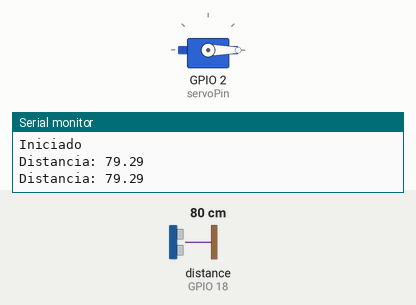
Recording of a sketch running on a simulated ESP32. Parts: servo, the last lines printed to the serial monitor. Wiring (inferred from the names in the program): ultrasonic range finder: trigger GPIO 5; echo GPIO 18. Inputs (shaded band) come from the test bench; at power-on: distance to the obstacle (sensor on GPIO 18) 80 cm. The echo pulse lasts 58.3 µs per cm.

Above: at 1.8 s.
1.9 s: distance to the obstacle (sensor on GPIO 18) set to 12 cm
3.4 s: distance to the obstacle (sensor on GPIO 18) set to 9 cm
At 4.7 s:
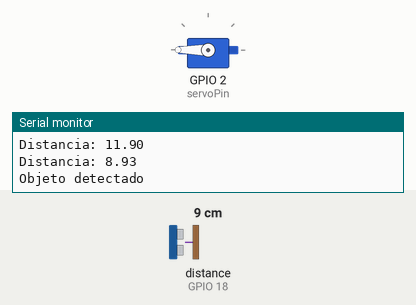
5.5 s: distance to the obstacle (sensor on GPIO 18) set to 18 cm
At 6.4 s:
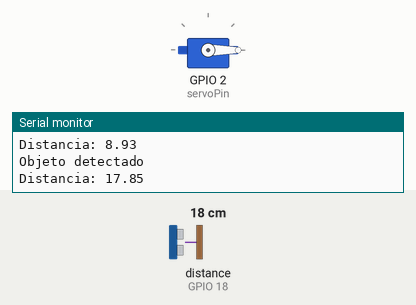
7.5 s: distance to the obstacle (sensor on GPIO 18) set to 2 cm
At 9.2 s:
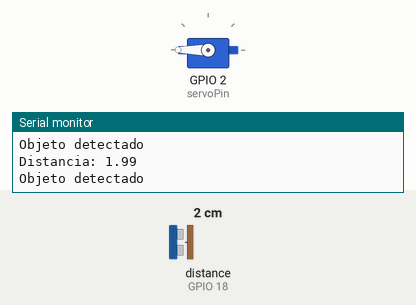
Timing chart, 0 to 10.5 s (numbered marks = the images above; inputs shaded):
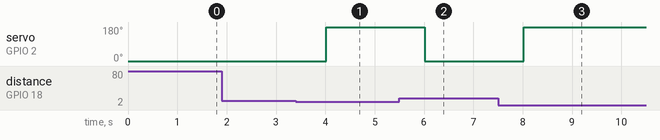

The sketch:

ct24_Reto2.ino
```cpp
#include <ESP32Servo.h>

// Definición de pines
const int trigPin = 5;    // GPIO 12 para Trigger
const int echoPin = 18;    // GPIO 13 para Echo
const int servoPin = 2;    // GPIO 2 para el Servo

// Crear objeto servo
Servo miServo;

void setup() {
  Serial.begin(115200);

  // Configurar pines del sensor ultrasónico
  pinMode(trigPin, OUTPUT);
  pinMode(echoPin, INPUT);

  // Configurar el servo
  miServo.attach(servoPin);

  // Posición inicial
  miServo.write(0);

  Serial.println("Iniciado");
}

void loop() {
  // Medir distancia
  digitalWrite(trigPin, LOW);
  delayMicroseconds(2);
  digitalWrite(trigPin, HIGH);
  delayMicroseconds(10);
  digitalWrite(trigPin, LOW);

  // Calcular distancia
  long duracion = pulseIn(echoPin, HIGH);
  float distancia = duracion * 0.034 / 2;

  Serial.print("Distancia: ");
  Serial.println(distancia);

  // Control del servo
  if (distancia <= 10 && distancia > 0) {
    miServo.write(180);
    Serial.println("Objeto detectado");
  } else {
    miServo.write(0);
  }

  delay(1000);
}
```

Measured:
- the behaviour switches between 11 and 10 cm on distance to the obstacle (sensor on GPIO 18) (found by bisection; images 0 and 1)
- after the input at 3.4 s, servo on GPIO 2 (servoPin): 0° → 180° after 0.61 s
- after the input at 5.5 s, servo on GPIO 2 (servoPin): 180° → 0° after 0.52 s
- after the input at 7.5 s, servo on GPIO 2 (servoPin): 0° → 180° after 0.52 s
